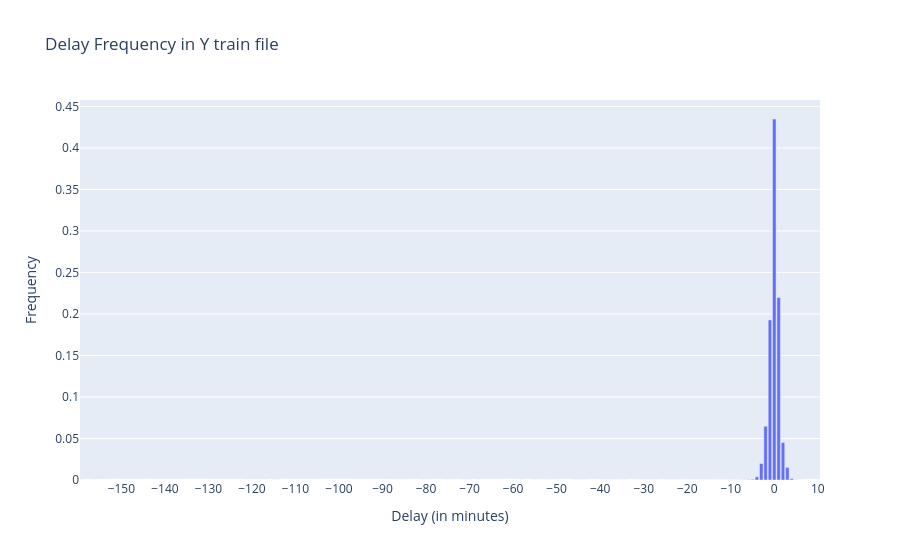

The code cell stored with this chart in its notebook:
### Code cell
# Get the frequency of each unique value of p0q0
target_counts = Y_train_clean.value_counts(normalize=True).sort_index()
target_df = pd.DataFrame({"p0q0": target_counts.index, "count": target_counts.values})

fig = px.bar(target_df, x="p0q0", y="count", title="Delay Frequency in Y train file",
             labels={"p0q0": "Delay (in minutes)", "count": "Frequency"})
fig.update_layout(xaxis=dict(dtick=10))
fig.show()

### Figure 1 — Plotly figure (JSON) as saved in the notebook; plotly's stock layout.template omitted (floating-point values rounded to 4 significant figures)
{"data": [{"hovertemplate": "Delay (in minutes)=%{x}<br>Frequency=%{y}<extra></extra>", "legendgroup": "", "marker": {"color": "#636efa", "pattern": {"shape": ""}}, "name": "", "orientation": "v", "showlegend": false, "textposition": "auto", "type": "bar", "x": [-159.0, -156.0, -121.0, -117.0, -115.0, -114.0, -89.0, -87.0, -86.0, -81.0, -80.0, -79.0, -75.0, -72.0, -71.0, -70.0, -68.0, -58.0, -55.0, -53.0, -52.0, -51.0, -50.0, -46.0, -45.0, -44.0, -43.0, -41.0, -40.0, -39.0, -38.0, -37.0, -36.0, -35.0, -34.0, -32.0, -31.0, -30.0, -29.0, -28.0, -27.0, -25.0, -24.0, -23.0, -22.0, -21.0, -20.0, -19.0, -18.0, -17.0, -16.0, -15.0, -14.0, -13.0, -12.0, -11.0, -10.0, -9.0, -8.0, -7.0, -6.0, -5.0, -4.0, -3.0, -2.0, -1.0, 0.0, 1.0, 2.0, 3.0, 4.0, 5.0, 6.0, 10.0], "xaxis": "x", "y": [1.699e-06, 1.699e-06, 1.699e-06, 1.699e-06, 1.699e-06, 1.699e-06, 1.699e-06, 1.699e-06, 1.699e-06, 1.699e-06, 1.699e-06, 3.398e-06, 5.097e-06, 3.398e-06, 1.699e-06, 1.699e-06, 1.699e-06, 3.398e-06, 3.398e-06, 1.699e-06, 1.699e-06, 1.699e-06, 3.398e-06, 1.699e-06, 1.699e-06, 3.398e-06, 8.496e-06, 1.699e-06, 1.699e-06, 3.398e-06, 5.097e-06, 1.699e-06, 8.496e-06, 1.699e-06, 6.797e-06, 5.097e-06, 1.699e-06, 3.398e-06, 6.797e-06, 6.797e-06, 5.097e-06, 5.097e-06, 3.398e-06, 5.097e-06, 8.496e-06, 6.797e-06, 6.797e-06, 2.039e-05, 2.039e-05, 1.699e-05, 2.039e-05, 2.889e-05, 2.379e-05, 4.588e-05, 5.267e-05, 5.947e-05, 6.627e-05, 9.175e-05, 0.0001206, 0.0001852, 0.0002923, 0.0007952, 0.003808, 0.01986, 0.06478, 0.1928, 0.4349, 0.2199, 0.04511, 0.01522, 0.001526, 0.0001308, 5.097e-06, 1.699e-06], "yaxis": "y"}], "layout": {"barmode": "relative", "legend": {"tracegroupgap": 0}, "title": {"text": "Delay Frequency in Y train file"}, "xaxis": {"anchor": "y", "domain": [0, 1], "dtick": 10, "title": {"text": "Delay (in minutes)"}}, "yaxis": {"anchor": "x", "domain": [0, 1], "title": {"text": "Frequency"}}}}
